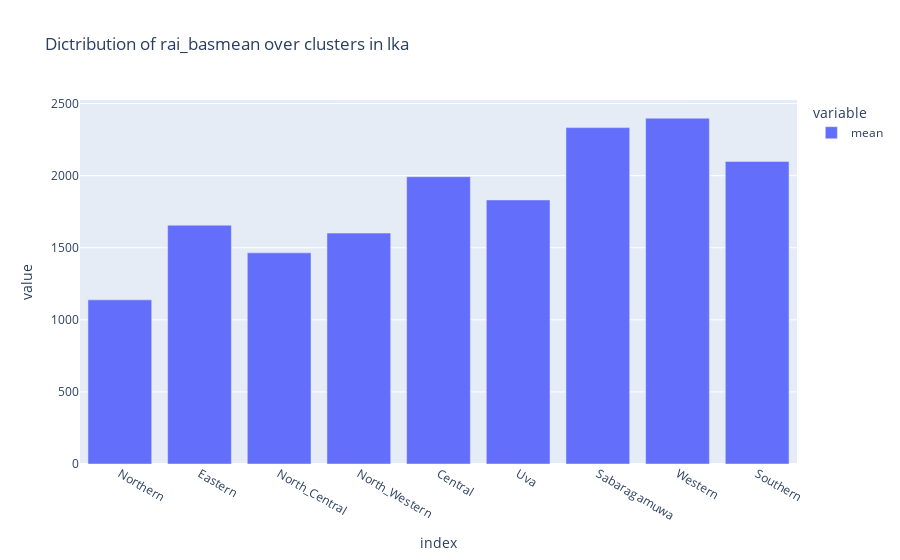

Notebook cell for this chart:
### Code cell
make_interactive_graph(clust_dict,param.value, method.value, country_name)

### Figure 1 — Plotly figure (JSON) as saved in the notebook; plotly's stock layout.template omitted (floating-point values rounded to 4 significant figures)
{"data": [{"alignmentgroup": "True", "hovertemplate": "variable=mean<br>index=%{x}<br>value=%{y}<extra></extra>", "legendgroup": "mean", "marker": {"color": "#636efa"}, "name": "mean", "offsetgroup": "mean", "orientation": "v", "showlegend": true, "textposition": "auto", "type": "bar", "x": ["Northern", "Eastern", "North_Central", "North_Western", "Central", "Uva", "Sabaragamuwa", "Western", "Southern"], "xaxis": "x", "y": [1138.0, 1656.0, 1464.0, 1602.0, 1993.0, 1831.0, 2333.0, 2398.0, 2099.0], "yaxis": "y"}], "layout": {"barmode": "relative", "legend": {"title": {"text": "variable"}, "tracegroupgap": 0}, "title": {"text": "Dictribution of rai_basmean over clusters in lka"}, "xaxis": {"anchor": "y", "domain": [0, 1], "title": {"text": "index"}}, "yaxis": {"anchor": "x", "domain": [0, 1], "title": {"text": "value"}}}}
